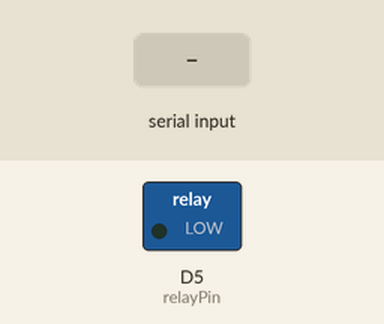
The sketch below on a simulated ESP8266 (NodeMCU). Shown: switched loads named in the sketch (green lamp = pin HIGH). The inputs (shaded band) are chosen by the test bench.

Above: at 1.2 s.
1.3 s: "1" received over Serial
At 1.9 s:
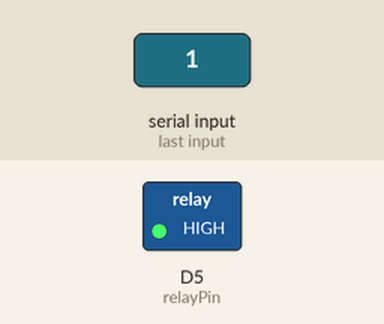
2.8 s: "0" received over Serial
At 4.2 s:
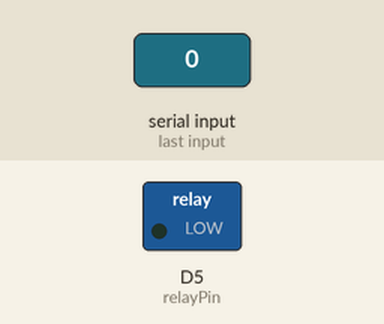
Timing chart, 0 to 5.8 s (numbered marks = the images above; inputs shaded):
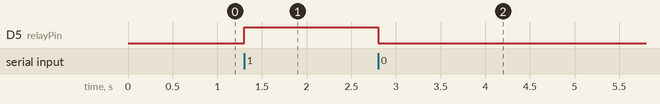

Measured:
- after the input at 1.3 s, D5 (relayPin): LOW → HIGH at once
- after the input at 2.8 s, D5 (relayPin): HIGH → LOW at once

The sketch:

F_S2.ino
```cpp
//nodemcu2
const int relayPin = D5;

void setup() {
  Serial.begin(115200);
  pinMode(relayPin, OUTPUT);
}

void loop() {
   if (Serial.available() > 0) {
    char message = Serial.read();

    if (message == '1') {
      digitalWrite(relayPin, HIGH);
    }
    else if (message == '0') {
            digitalWrite(relayPin, LOW);
        }
  }
}
```
